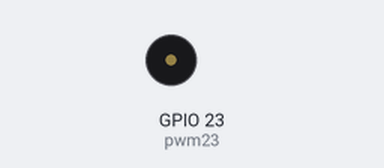
This program was run on a simulated ESP32 board running MicroPython. Parts: buzzer (waves = sounding).

Above: at 1.5 s.
At 4.35 s:
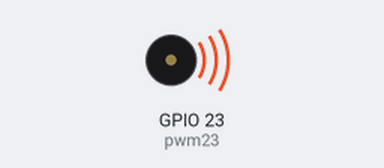
Timing chart, 0 to 4.7 s (numbered marks = the images above):
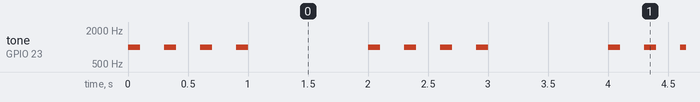

Measured:
- by itself, tone on GPIO 23 (pwm23): repeats every 2.0 s: 3 × (silent 0.20 s, 1000 Hz 0.10 s), silent 1.0 s, 1000 Hz 0.10 s

The program:

alarm.py
```python
from machine import Pin, PWM
import time


def alarmClockBeep(pwm):
  for i in range(1, 5):  # 4 次迴圈 (1~4)
    pwm.freq(1000)  # 設定頻率為 1KHz
    pwm.duty(512)  # 設定工作週期為 50%
    time.sleep_ms(100)  # 持續時間 0.1 秒
    pwm.deinit()  # 停止發聲
    time.sleep_ms(200)  # 持續時間 0.2 秒
  time.sleep_ms(800)


pwm23 = PWM(Pin(23))

while True:
  alarmClockBeep(pwm23)
```
